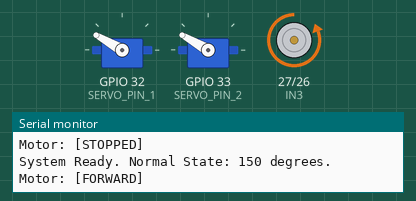
Bench run of a sketch on a simulated ESP32. On the bench: 2 × servo, motor-driver pin pairs drawn as motors (green arrow = first pin HIGH = forward, orange = second pin HIGH = backward, longer = more drive, scaled by the enable pin), the last lines printed to the serial monitor.

Above: at 0.05 s.
At 4.25 s:
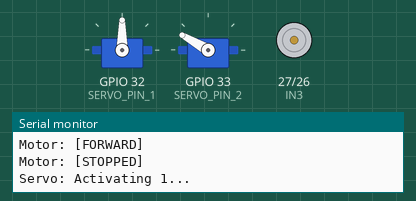
At 6.35 s:
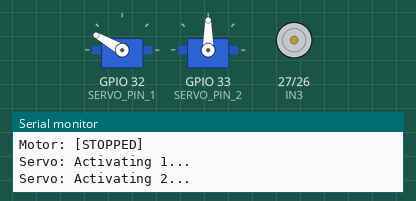
At 8.5 s:
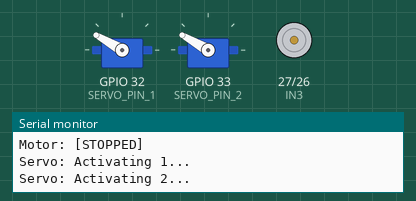
Timing chart, 0 to 11.1 s (numbered marks = the images above):
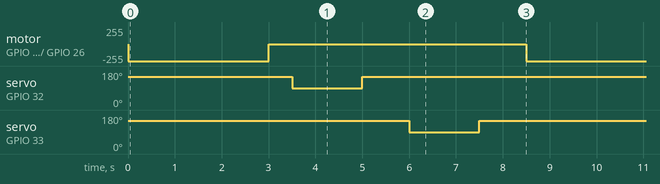

Measured:
- by itself, motor on GPIO 27 (IN3) / GPIO 26 (IN4): alternates backward 255/255 for 3.0 s and stopped for 5.5 s
- by itself, servo on GPIO 32 (SERVO_PIN_1), servo on GPIO 33 (SERVO_PIN_2): alternates 150° for 7.0 s and 90° for 1.5 s

The sketch:

TestMotorsAndServos.ino
```cpp
#include <Arduino.h>
#include <ESP32Servo.h>

// --- PIN DEFINITIONS ---
const int ENB = 14;
const int IN3 = 27;
const int IN4 = 26;

const int SERVO_PIN_1 = 32;
const int SERVO_PIN_2 = 33;

// --- CONFIGURATION ---
const int MOTOR_SPEED = 255; // 0-255
const int SERVO_IDLE  = 150; // New Normal State
const int SERVO_OPEN  = 90;  // New Active State

// --- OBJECTS ---
Servo servo1;
Servo servo2;

// --- MOTOR ABSTRACTION ---

void moveForward(int speed) {
  // Logic: IN3 LOW / IN4 HIGH
  digitalWrite(IN3, LOW);
  digitalWrite(IN4, HIGH);
  analogWrite(ENB, speed);
  Serial.println("Motor: [FORWARD]");
}

void moveReverse(int speed) {
  // Logic: IN3 HIGH / IN4 LOW
  digitalWrite(IN3, HIGH);
  digitalWrite(IN4, LOW);
  analogWrite(ENB, speed);
  Serial.println("Motor: [REVERSE]");
}

void stopMotor() {
  digitalWrite(IN3, LOW);
  digitalWrite(IN4, LOW);
  analogWrite(ENB, 0);
  Serial.println("Motor: [STOPPED]");
}

void setup() {
    Serial.begin(115200);

    pinMode(ENB, OUTPUT);
    pinMode(IN3, OUTPUT);
    pinMode(IN4, OUTPUT);

    ESP32PWM::allocateTimer(0);
    ESP32PWM::allocateTimer(1);

    servo1.setPeriodHertz(50);
    servo1.attach(SERVO_PIN_1, 500, 2500);

    servo2.setPeriodHertz(50);
    servo2.attach(SERVO_PIN_2, 500, 2500);

    // Set initial state
    stopMotor();
    servo1.write(SERVO_IDLE);
    servo2.write(SERVO_IDLE);

    Serial.println("System Ready. Normal State: 150 degrees.");
}

void loop() {
    // 1. DRIVE
    moveForward(MOTOR_SPEED);
    delay(3000); // Drives for 3 seconds

    // 2. STOP & INSPECT
    stopMotor();
    delay(500); // Short pause to stabilize current

    // Sequential Servo Action
    Serial.println("Servo: Activating 1...");
    servo1.write(SERVO_OPEN);
    delay(1500);
    servo1.write(SERVO_IDLE);
    delay(1000); // One finishes before the next starts

    Serial.println("Servo: Activating 2...");
    servo2.write(SERVO_OPEN);
    delay(1500);
    servo2.write(SERVO_IDLE);
    delay(1000);

    // 3. REPEAT
    Serial.println("Cycle Finished. Resuming Forward motion...");
    Serial.println("----------------------------------------");
}
```
